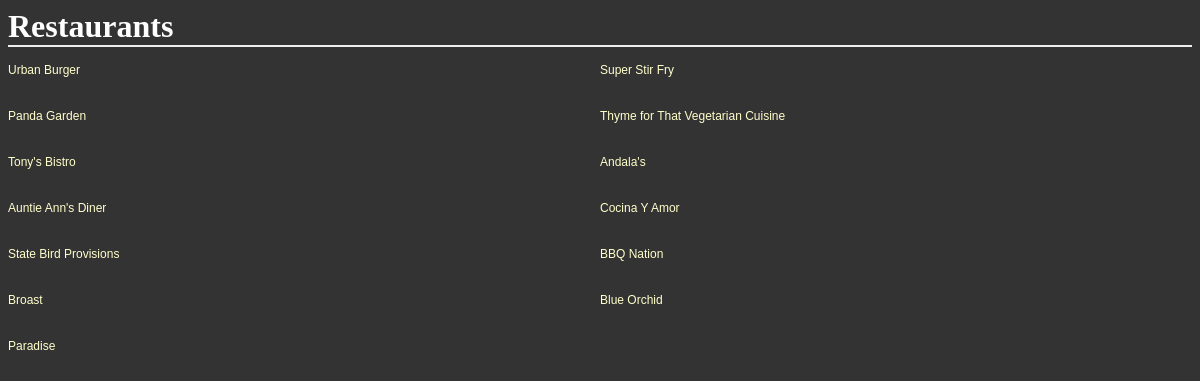
The page / on the database its author committed.
### database_setup.py (models this page shows)
class Restaurant(Base):
    __tablename__ = 'restaurant'
    id = Column(
        Integer,
        primary_key = True
    )
    name = Column(
        String(80),
        nullable = False
    )

### project.py (the view)
@app.route('/')
def showRestaurants():
    restaurants = session.query(Restaurant).all()
    return render_template('showrestaurants.html',restaurants = restaurants)

### templates/showrestaurants.html
<html>
    <head>
	    <link rel=stylesheet type=text/css href="{{ url_for('static', filename='styles.css') }}">
	</head>
    <body>
        <h1> Restaurants </h1>
            {% for restaurant in restaurants %}
                <div class = 'nameAndPrice'>
				    <span class = 'name'>
                        <p><a href="{{url_for('restaurantMenu',restaurant_id=restaurant.id)}}">{{restaurant.name}}</a></p></span>
                </div>
            {% endfor %}
    </body>
</html>

### static/styles.css (style rules this page uses)
body { font-family: sans-serif; background-color: #333333 }
h1, h2, h3, h4 { color: #ffffff; }
h1, h2 { font-family: 'georgia', serif; margin: 0; }
h1 { border-bottom: 2px solid #eee; }
p, dd, dt { color: #cccccc; }
a { text-decoration: none; color: #ffffcc; font-size: .75em; }
.name { width: 50%; display: inline-block; float: left; }

### rows shown on the page
Restaurant: name "Urban Burger"
Restaurant: name "Super Stir Fry"
Restaurant: name "Panda Garden"
Restaurant: name "Thyme for That Vegetarian Cuisine"
Restaurant: name "Tony's Bistro"
Restaurant: name "Andala's"
Restaurant: name "Auntie Ann's Diner"
Restaurant: name "Cocina Y Amor"
Restaurant: name "State Bird Provisions"
Restaurant: name "BBQ Nation"
Restaurant: name "Broast"
Restaurant: name "Blue Orchid"
Restaurant: name "Paradise"
